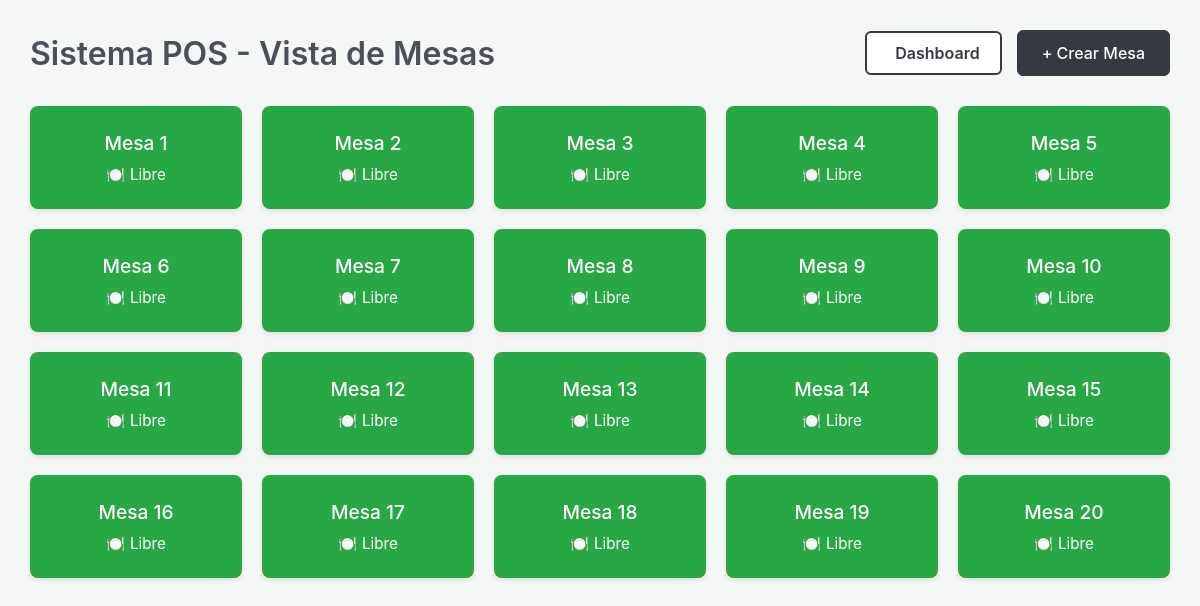
The page / on the database its author committed.
### tables/models.py (models this page shows, shortened)
class Table(models.Model):
    number = models.PositiveIntegerField(unique=True, verbose_name="Número de Mesa")
    is_occupied = models.BooleanField(default=False, verbose_name="¿Ocupada?")
    class Meta:
        ordering = ['number']

### tables/views.py (the view)
# urls.py: path('', views.index, name='index'),
def index(request):
    initialize_tables_if_empty()
    tables = Table.objects.all()
    return render(request, 'tables/index.html', {'tables': tables})

### tables/views.py (called while the page is built)
def initialize_tables_if_empty():
    if Table.objects.count() == 0:
        tables_to_create = []
        for i in range(1, 21):
            tables_to_create.append(Table(number=i))
        Table.objects.bulk_create(tables_to_create)

### tables/templates/tables/index.html (shortened to what this page needs)
{% load static %}
<!DOCTYPE html>
<html lang="es">
<head>
    <link rel="stylesheet" href="{% static 'css/style.css' %}">
</head>
<body>
    <div class="app-container">
        <header class="app-header">
            <h1>Sistema POS - Vista de Mesas</h1>
            <div class="header-actions">
                <a href="{% url 'panel_control' %}" class="btn-secondary">
                     Dashboard
                </a>
                <a href="{% url 'create_table' %}" class="add-btn">
                    + Crear Mesa
                </a>
            </div>
        </header>
        <main class="tables-grid">
            {% for table in tables %}
                <a href="{% url 'table_order' table.id %}" class="table-link-wrapper">
                    <div class="table-card {% if table.is_occupied %}occupied{% else %}free{% endif %}">
                        <div class="table-content">
                            <h3>Mesa {{ table.number }}</h3>
                            <div class="status-indicator">
                                {% if table.is_occupied %}
                                    <span class="icon">✅</span> Ocupada
                                {% else %}
                                    <span class="icon">🍽️</span> Libre
                                {% endif %}
                            </div>
                        </div>
                    </div>
                </a>
            {% endfor %}
        </main>
    </div>
</body>
</html>

### tables/static/css/style.css (style rules this page uses)
:root { --bg-color: #f4f7f6; --success-color: #28a745; --danger-color: #dc3545; --text-dark: #343a40; --card-text: white; }
*, *::before, *::after { box-sizing: border-box; }
body { margin: 0; font-family: -apple-system, BlinkMacSystemFont, "Segoe UI", Roboto, Helvetica, Arial, sans-serif; background-color: var(--bg-color); color: var(--text-dark); }
.app-container { max-width: 1200px; margin: 0 auto; padding: 30px; }
.app-header { display: flex; justify-content: space-between; align-items: center; margin-bottom: 30px; flex-wrap: wrap; gap: 10px; }
.header-actions { display: flex; gap: 15px; align-items: center; }
.app-header h1 { margin: 0; font-weight: 600; color: #495057; }
.add-btn { background-color: #343a40; color: white; text-decoration: none; padding: 12px 24px; font-size: 16px; border-radius: 6px; font-weight: 500; transition: background-color 0.2s; border: 1px solid #343a40; }
.btn-secondary { background-color: white; color: #343a40; border: 2px solid #343a40; text-decoration: none; padding: 10px 20px; font-size: 16px; border-radius: 6px; font-weight: 600; transition: all 0.2s ease; display: flex; align-items: center; gap: 8px; }
.tables-grid { display: grid; grid-template-columns: repeat(auto-fill, minmax(180px, 1fr)); gap: 20px; }
.table-card { border-radius: 8px; padding: 25px 15px; text-align: center; cursor: pointer; box-shadow: 0 2px 5px rgba(0,0,0,0.1); transition: transform 0.1s, opacity 0.2s; color: var(--card-text); }
.table-card h3 { margin: 0 0 10px 0; font-weight: 500; font-size: 1.2rem; }
.status-indicator { font-size: 0.95rem; display: flex; justify-content: center; align-items: center; gap: 5px; }
.table-card.free { background-color: var(--success-color); }
:root { --light-bg: #f0f2f5; --white-card: #ffffff; --primary-blue: #3498db; --light-blue-btn: #87CEEB; --text-gray: #7f8c8d; --shadow-soft: 0 4px 15px rgba(0,0,0,0.05); --border-radius-card: 15px; --border-radius-btn: 10px; }
.table-link-wrapper { text-decoration: none; display: block; }

### rows shown on the page
Table: number "1", is_occupied "Libre"
Table: number "2", is_occupied "Libre"
Table: number "3", is_occupied "Libre"
Table: number "4", is_occupied "Libre"
Table: number "5", is_occupied "Libre"
Table: number "6", is_occupied "Libre"
Table: number "7", is_occupied "Libre"
Table: number "8", is_occupied "Libre"
Table: number "9", is_occupied "Libre"
Table: number "10", is_occupied "Libre"
Table: number "11", is_occupied "Libre"
Table: number "12", is_occupied "Libre"
Table: number "13", is_occupied "Libre"
Table: number "14", is_occupied "Libre"
Table: number "15", is_occupied "Libre"
Table: number "16", is_occupied "Libre"
Table: number "17", is_occupied "Libre"
Table: number "18", is_occupied "Libre"
Table: number "19", is_occupied "Libre"
Table: number "20", is_occupied "Libre"
